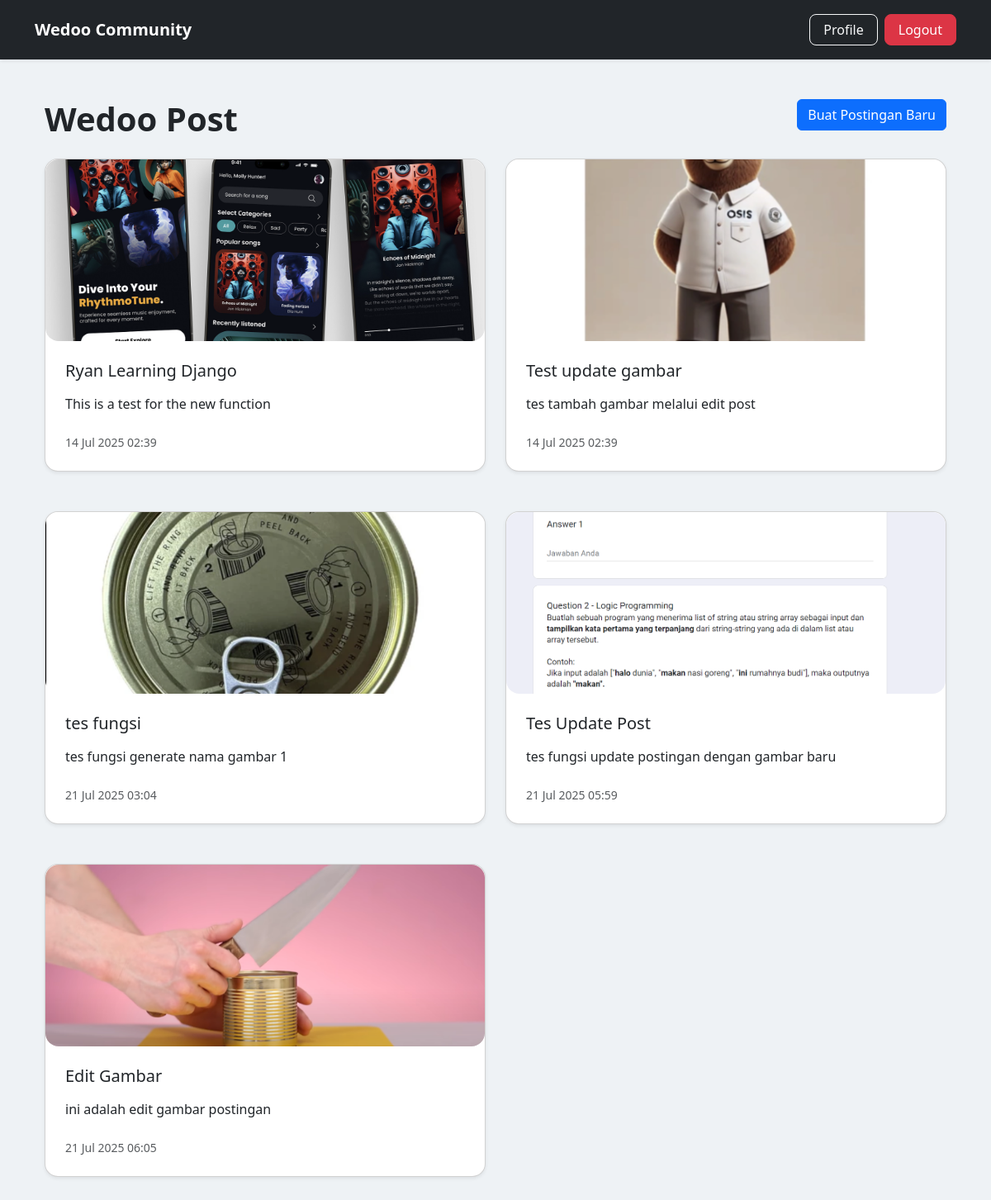
The app's page / (signed in) with its own data.
### blog/models.py (models this page shows, shortened)
class Post(models.Model):
    title = models.CharField(max_length=200)
    content =models.TextField()
    created_at =models.DateTimeField(auto_now_add=True)
    author = models.ForeignKey(User, on_delete=models.CASCADE)
    slug = models.SlugField(max_length=255, unique=True)
    image = models.ImageField(upload_to='post_images/', blank=True, null=True)

### blog/views.py (the view)
# urls.py: path("", views.home, name='home'),
@never_cache
@login_required
def home(request):
    posts = Post.objects.all()
    return render(request, 'blog/home.html', {"posts" :posts})

### blog/templates/blog/home.html (shortened to what this page needs)
{% extends "blog/base.html" %}
{% block content %}
<div class="container py-5">
    <div class="row mb-4">
        <div class="col">
            <h1 class="display-6 fw-bold mb-0">Wedoo Post</h1>
        </div>
        <div class="col text-end">
            <a href="{% url 'post-create' %}" class="btn btn-primary">Buat Postingan Baru</a>
        </div>
    </div>
    <div class="row g-4">
        {% for post in posts %}
        <div class="col-md-6 mb-4">
            <div class="card shadow-sm h-100 rounded-4">
                {% if post.image %}
                <img src="{{ post.image.url }}"
                    class="card-img-top rounded-4"
                    style="object-fit:cover; object-position:center; width:100%; height:220px;"
                    alt="Gambar {{ post.title }}">
                {% endif %}
                <div class="card-body position-relative p-4">
                    <h5 class="card-title mb-3">{{ post.title }}</h5>
                    <p class="card-text text-truncate mb-4" style="max-height: 3.6em;">{{ post.content }}</p>
                    <div class="d-flex justify-content-between align-items-center">
                        <small class="text-muted">{{ post.created_at|date:"d M Y H:i" }}</small>
                    </div>
                </div>
            </div>
        </div>
        {% empty %}
        <div class="col mt-4">
            <div class="alert alert-info">Belum ada postingan.</div>
        </div>
        {% endfor %}
    </div>
</div>
{% endblock %}

### blog/templates/blog/base.html (style rules this page uses)
body { background-color:#eef2f5; }

### records on screen
Post: image (picture), title "Ryan Learning Django", content "This is a test for the new function", created_at "14 Jul 2025 02:39"
Post: image (picture), title "Test update gambar", content "tes tambah gambar melalui edit post", created_at "14 Jul 2025 02:39"
Post: image (picture), title "tes fungsi", content "tes fungsi generate nama gambar 1", created_at "21 Jul 2025 03:04"
Post: image (picture), title "Tes Update Post", content "tes fungsi update postingan dengan gambar baru", created_at "21 Jul 2025 05:59"
Post: image (picture), title "Edit Gambar", content "ini adalah edit gambar postingan", created_at "21 Jul 2025 06:05"
